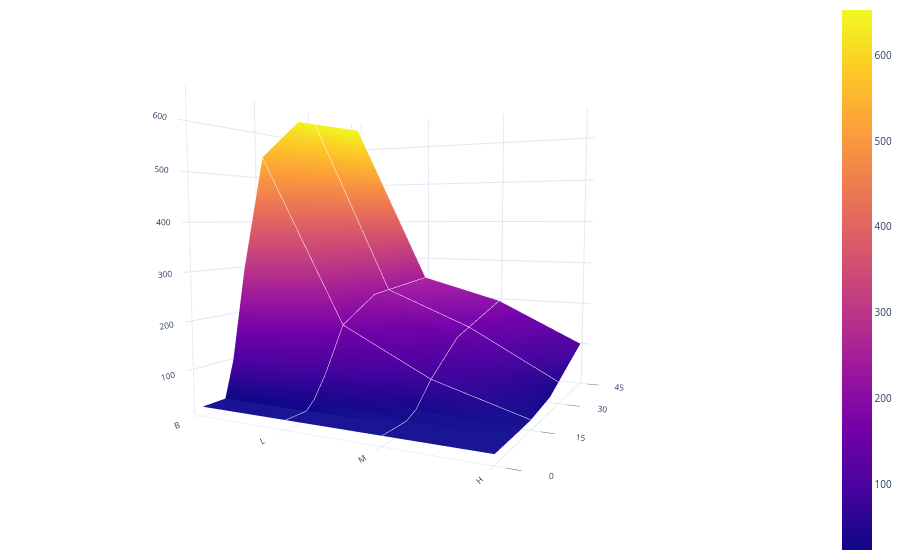

The notebook cell saved with this chart:
### Code cell
fig = go.Figure(
    layout = go.Layout(
        template='plotly_white',
        margin=dict(l=0,r=0,b=0,t=0),
        font_size = 10,
        scene=dict(
            xaxis=dict(title ='', autorange="reversed"), #Biodiversity conservation ambition
            yaxis=dict(title="",tickmode = 'linear', tick0 = 0, dtick = 15,autorange="reversed", ticks='outside'), #Biomass Price<br>(US$2005/GJ)
            zaxis=dict(title=""), #Biomass Potential (EJ/yr)
            camera = dict(
                center = dict(z = -0.1,x = 0),
                eye = dict(x = -1,y = 2,z = 0.1)
            )            
        )
    )
)

fig.add_trace(
    go.Surface(x = bio_v,y = bm_v,z = df_biomass.values,        
        contours=dict(
            x = dict(show = True,color = "White",width = 3),
            y = dict(show = True,color = "White")
        )        
    )
)

fig.show()
fig.write_image(figure_folder + "fig2_1.png", width=800, height = 700)

### Figure 1 — Plotly figure (JSON) as saved in the notebook; plotly's stock layout.template omitted (floating-point values rounded to 4 significant figures)
{"data": [{"contours": {"x": {"color": "White", "show": true, "width": 3}, "y": {"color": "White", "show": true}}, "type": "surface", "x": ["B", "L", "M", "H"], "y": [0, 5, 7, 10, 15, 25, 45], "z": [[24.27, 24.27, 24.27, 24.27], [24.96, 24.27, 24.27, 24.27], [103.7, 41.26, 24.64, 24.27], [295.2, 85.01, 36.17, 24.27], [544.8, 178.3, 81.4, 25.05], [641.1, 231.0, 146.0, 36.36], [652.4, 249.1, 196.9, 102.5]]}], "layout": {"font": {"size": 10}, "margin": {"b": 0, "l": 0, "r": 0, "t": 0}, "scene": {"camera": {"center": {"x": 0, "z": -0.1}, "eye": {"x": -1, "y": 2, "z": 0.1}}, "xaxis": {"autorange": "reversed", "title": {"text": ""}}, "yaxis": {"autorange": "reversed", "dtick": 15, "tick0": 0, "tickmode": "linear", "ticks": "outside", "title": {"text": ""}}, "zaxis": {"title": {"text": ""}}}}}
